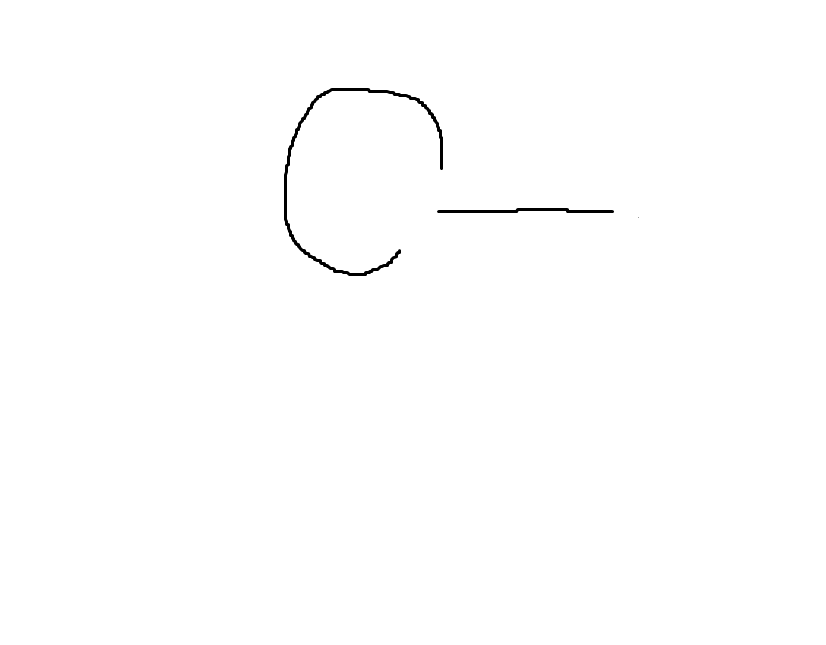
#> input picture img/image_4.png, 826 x 645 px
$ jupyter execute drawing.ipynb
#> lines starting #> are read from the running program, lines starting #| are printed output that depends on the picture; after the words box and inside, x2 and y2 are one past the last pixel; in counts of white or black regions, pixels touching at a corner belong together
[cell 1]
import cv2
import numpy as np
import matplotlib.pyplot as plt
from scipy.interpolate import interp1d

[cell 2]
img_path = "./img/image_4.png"
img = cv2.imread(img_path, cv2.IMREAD_GRAYSCALE)
#> img is the input picture: shape (645, 826); min 0, max 255, mean 254
_, binary = cv2.threshold(img, 127, 255, cv2.THRESH_BINARY_INV)
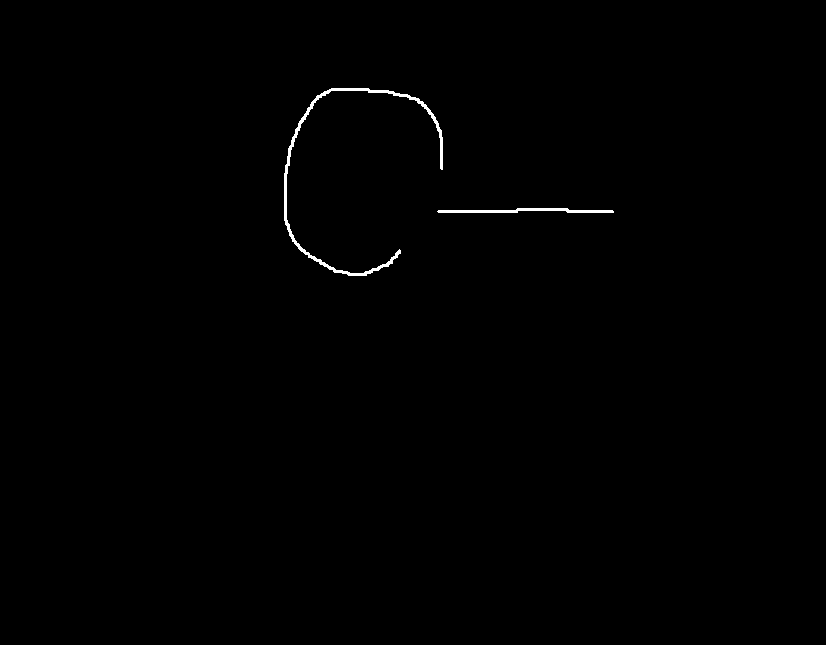
#> binary: shape (645, 826); 0.38% white; 2 white regions

contours, _ = cv2.findContours(binary, cv2.RETR_EXTERNAL, cv2.CHAIN_APPROX_NONE)
#> contours = 2 contours; box (x1, y1, x2, y2) and area: (284, 88, 443, 276) 1057, (437, 208, 614, 213) 357
contour = max(contours, key=cv2.contourArea)
#> contour = contour of 890 points, box (x1, y1, x2, y2) (284, 88, 443, 276), area 1057
points = contour.squeeze()
#> points = 890 pairs, first value 284 to 442, second value 88 to 275

[cell 3]
plt.imshow(img, cmap="gray")
plt.title("Original Image")
plt.show()

[cell 4]
t = np.linspace(0, 1, len(points))
#> t = 890 values from 0 to 1
fx = interp1d(t, points[:, 0], kind='cubic')
fy = interp1d(t, points[:, 1], kind='cubic')

t_new = np.linspace(0, 1, 100)
x_new = fx(t_new)
#> x_new = 100 values, max 442 at index 84, min 284 at index 14, mean 348.2
y_new = fy(t_new)
#> y_new = 100 values, max 275 at index 26, min 87.97 at index 95, mean 169.1

trajectory = np.vstack([x_new, y_new]).T
#> trajectory = 100 pairs, first value 284 to 442, second value 87.97 to 275

[cell 5]
# plt.imshow(binary, cmap="gray_r")
plt.plot(trajectory[:, 0], trajectory[:, 1], marker="o", linestyle="-", color="black")
plt.title("Extracted Drawing Trajectory")
plt.show()

[cell 6]
# Re-load images after execution state reset
import cv2
import numpy as np
import matplotlib.pyplot as plt
from skimage.morphology import skeletonize

# Define image paths
image_path_1 = "./img/image_4.png"
image_path_2 = "./img/image_5.png"

# Read grayscale images
img1 = cv2.imread(image_path_1, cv2.IMREAD_GRAYSCALE)
img2 = cv2.imread(image_path_2, cv2.IMREAD_GRAYSCALE)
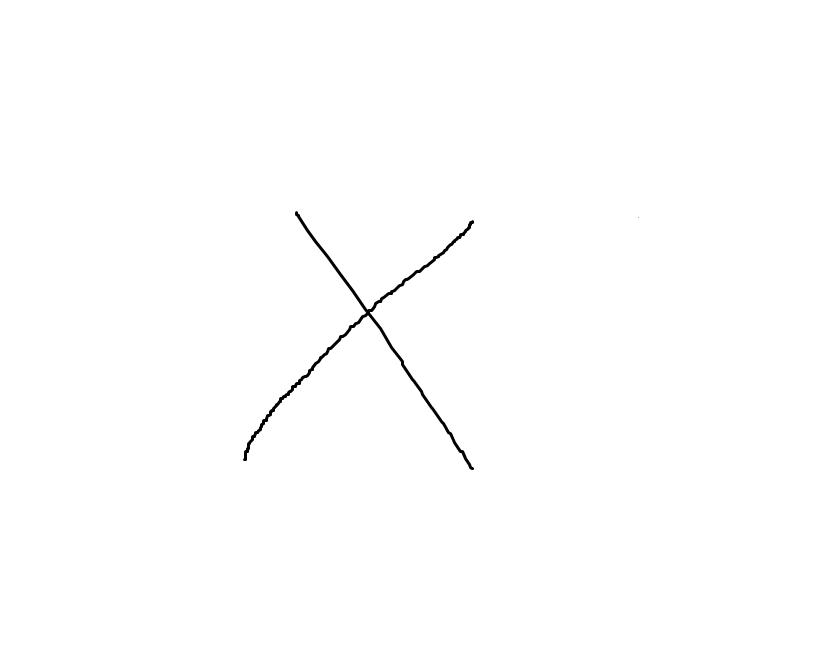
#> input picture img/image_5.png, 826 x 645 px
#> img2 is the input picture: shape (645, 826); min 0, max 255, mean 254

# Apply thresholding to invert colors (white background, black drawing)
_, binary1 = cv2.threshold(img1, 127, 255, cv2.THRESH_BINARY_INV)
_, binary2 = cv2.threshold(img2, 127, 255, cv2.THRESH_BINARY_INV)
#> binary2: shape (645, 826); 0.39% white in thin lines or dots, all inside (x1, y1, x2, y2) = (243, 211, 474, 470)

# Normalize for skimage
binary1[binary1 > 0] = 1
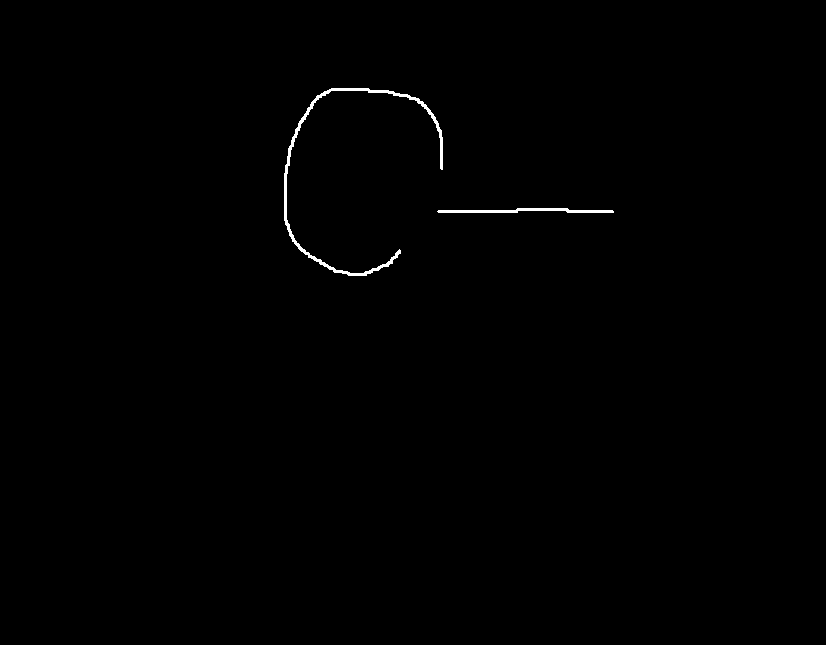
#> binary1: shape (645, 826); values 0 (black) and 1 (white), 0.38% white; 2 white regions, box (x1, y1, x2, y2) and area: (284, 88, 443, 276) 1503, (437, 208, 614, 213) 535
binary2[binary2 > 0] = 1
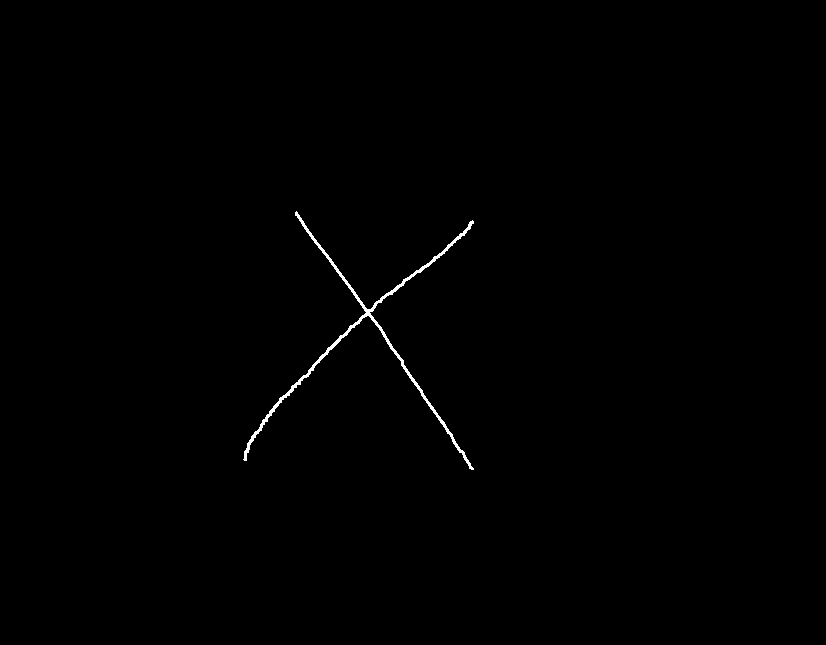
#> binary2: shape (645, 826); values 0 (black) and 1 (white), 0.39% white in thin lines or dots, all inside (x1, y1, x2, y2) = (243, 211, 474, 470)

# Perform skeletonization
skeleton1 = skeletonize(binary1)
#> skeleton1: shape (645, 826) bool; 0.11% white in thin lines or dots, all inside (x1, y1, x2, y2) = (285, 89, 613, 275)
skeleton2 = skeletonize(binary2)
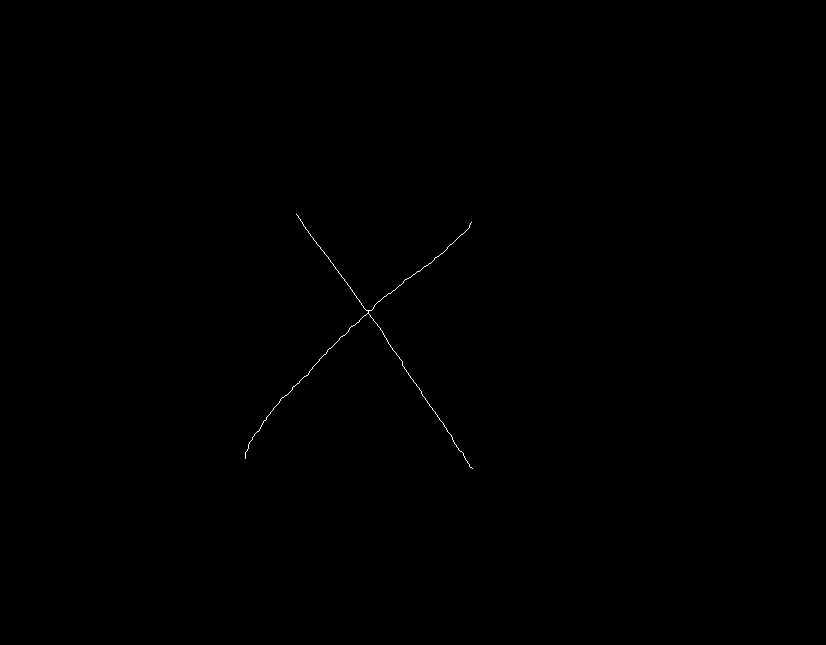
#> skeleton2: shape (645, 826) bool; 0.1% white in thin lines or dots, all inside (x1, y1, x2, y2) = (245, 214, 473, 469)

# Extract skeleton pixel coordinates
y1, x1 = np.where(skeleton1 == 1)
#> y1 = 603 values from 89 to 274; x1 = 603 values, max 612 at index 461, min 285 at index 248, mean 399.4
y2, x2 = np.where(skeleton2 == 1)
#> y2 = 532 values from 214 to 468; x2 = 532 values, max 472 at index 531, min 245 at index 507, mean 366.9

# Convert to coordinate format
points1 = np.vstack((x1, y1)).T
#> points1 = 603 pairs, first value 285 to 612, second value 89 to 274
points2 = np.vstack((x2, y2)).T
#> points2 = 532 pairs, first value 245 to 472, second value 214 to 468

# Display the skeletonized images to inspect differences
fig, axes = plt.subplots(1, 2, figsize=(10, 5))
axes[0].imshow(skeleton1, cmap="gray")
axes[0].set_title("Skeleton - Image 1")
axes[1].imshow(skeleton2, cmap="gray")
axes[1].set_title("Skeleton - Image 2")
plt.show()

# # Check the number of extracted points in each image
# (len(points1), len(points2))

[cell 7]
import cv2
import numpy as np
import matplotlib.pyplot as plt

# 读取手绘图
img_path = "./img/image_1.png"
img = cv2.imread(img_path, cv2.IMREAD_GRAYSCALE)
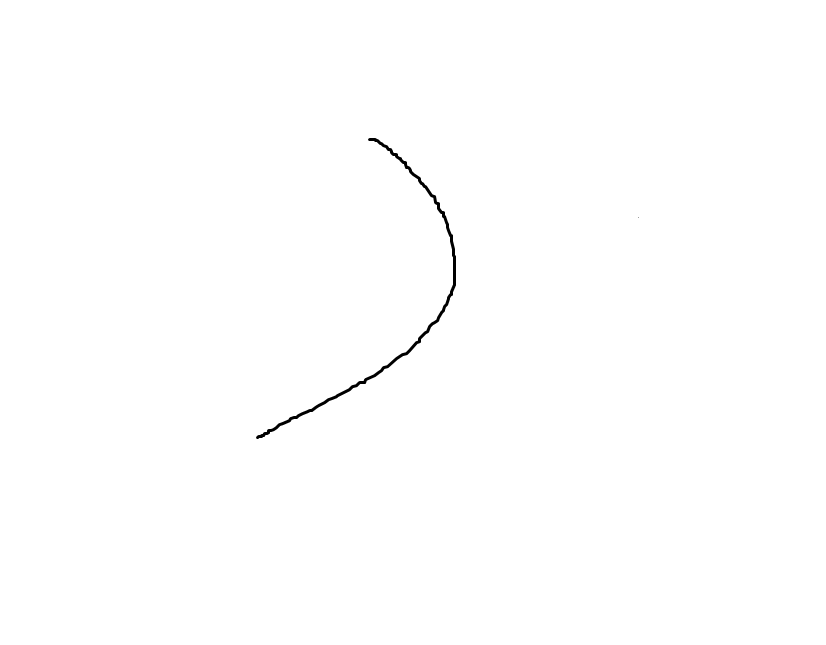
#> input picture img/image_1.png, 826 x 645 px
#> img is the input picture: shape (645, 826); min 0, max 255, mean 254.3

# 反色（白底黑画）
img = cv2.bitwise_not(img)

# 二值化
_, binary = cv2.threshold(img, 128, 255, cv2.THRESH_BINARY)
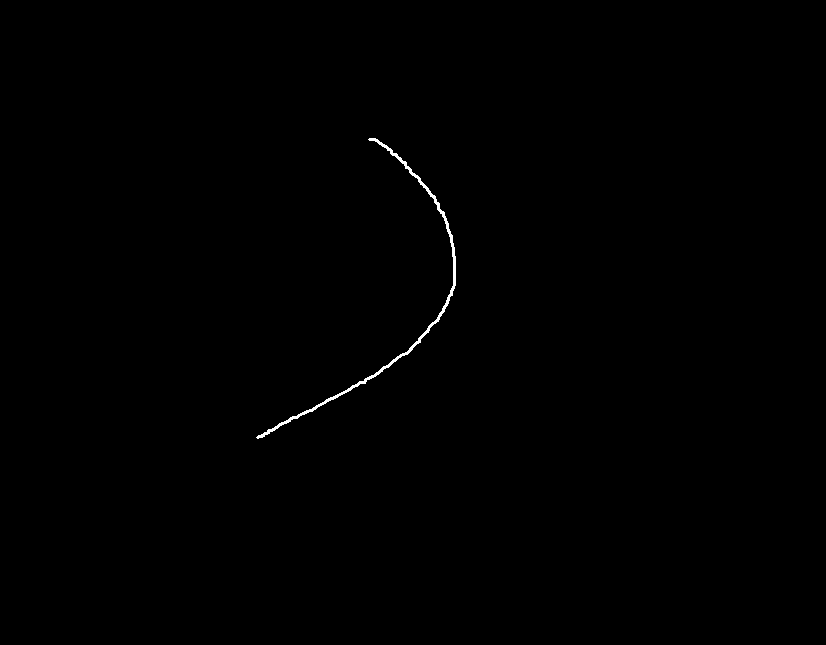
#> binary: shape (645, 826); 0.25% white in thin lines or dots, all inside (x1, y1, x2, y2) = (256, 138, 456, 439)

# 轮廓检测
contours, _ = cv2.findContours(binary, cv2.RETR_EXTERNAL, cv2.CHAIN_APPROX_SIMPLE)
#> contours = 1 contour; box (x1, y1, x2, y2) and area: (256, 138, 456, 439) 953

# 提取轨迹点
all_points = []
for contour in contours:
    for point in contour:
        x, y = point[0]
        all_points.append((x, y))
#> this loop made 1 pass
#> after the loop, all_points = 435 pairs, first value 256 to 455, second value 138 to 438

# 可视化轨迹
plt.scatter(*zip(*all_points), s=2)
plt.gca().invert_yaxis()
plt.show()
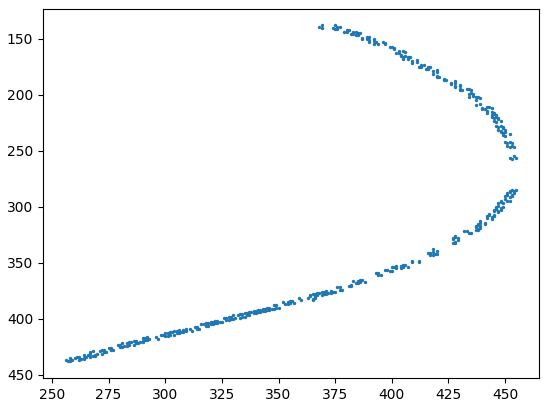
#> figure drawn by matplotlib, 1 panel

[cell 8]
# 计算相对位移 Δx, Δy
strokes = []
prev_x, prev_y = all_points[0]
#> prev_x = 369; prev_y = 138
for x, y in all_points[1:]:
    dx = x - prev_x
    dy = y - prev_y
    strokes.append([dx, dy, 1, 0, 0])  # 继续画
    prev_x, prev_y = x, y
#> this loop made 434 passes
#> (x, y, dx, dy, prev_x, prev_y) on passes 1 to 3: (368, 139, -1, 1, 368, 139), (369, 140, 1, 1, 369, 140), (374, 140, 5, 0, 374, 140)
#> after the loop, strokes = 434 items, first 6: [-1, 1, 1, 0, 0], [1, 1, 1, 0, 0], [5, 0, 1, 0, 0], [1, 1, 1, 0, 0], [1, 0, 1, 0, 0], [3, 3, 1, 0, 0]

# 结束标志
strokes[-1][-1] = 1  # 最后一个点设为结束

print(strokes[:10])  # 预览数据
#| [[-1, 1, 1, 0, 0], [1, 1, 1, 0, 0], [5, 0, 1, 0, 0], [1, 1, 1, 0, 0], [1, 0, 1, 0, 0], [3, 3, 1, 0, 0], [1, 0, 1, 0, 0], [2, 2, 1, 0, 0], [1, 0, 1, 0, 0], [1, 1, 1, 0, 0]]

[cell 9]
import cv2
import numpy as np

# 读取图片
img = cv2.imread(img_path, cv2.IMREAD_GRAYSCALE)
_, binary = cv2.threshold(img, 128, 255, cv2.THRESH_BINARY)
#> binary: shape (645, 826); 99.7% white; 1 black region, box (x1, y1, x2, y2) and area: (256, 138, 456, 439) 1394

# 轮廓检测
contours, _ = cv2.findContours(binary, cv2.RETR_EXTERNAL, cv2.CHAIN_APPROX_SIMPLE)
#> contours = [[[0, 0], [0, 644], [825, 644], [825, 0]]]

# 采样轨迹点
sketch_data = []
for contour in contours:
    for i in range(1, len(contour)):
        x1, y1 = contour[i - 1][0]
        x2, y2 = contour[i][0]
        dx, dy = x2 - x1, y2 - y1
        sketch_data.append([dx, dy, 1, 0, 0])
#> this loop made 1 pass
#> contour on pass 1: [[0, 0], [0, 644], [825, 644], [825, 0]]
#> after the loop, sketch_data = [[0, 644, 1, 0, 0], [825, 0, 1, 0, 0], [0, -644, 1, 0, 0]]

sketch_data[-1][-1] = 1  # 结束符
print(sketch_data[:10])  # 预览
#| [[0, 644, 1, 0, 0], [825, 0, 1, 0, 0], [0, -644, 1, 0, 1]]

[cell 10]
all_points = []
for contour in contours:
    for point in contour:
        x, y = point[0]
        all_points.append((x, y))
#> after the loop, all_points = [(0, 0), (0, 644), (825, 644), (825, 0)]

# 可视化轨迹
plt.scatter(*zip(*all_points), s=2)
plt.gca().invert_yaxis()
plt.show()

[cell 11]
# 读取手绘图片
img_path = "./img/image_2.png"
img = cv2.imread(img_path, cv2.IMREAD_GRAYSCALE)
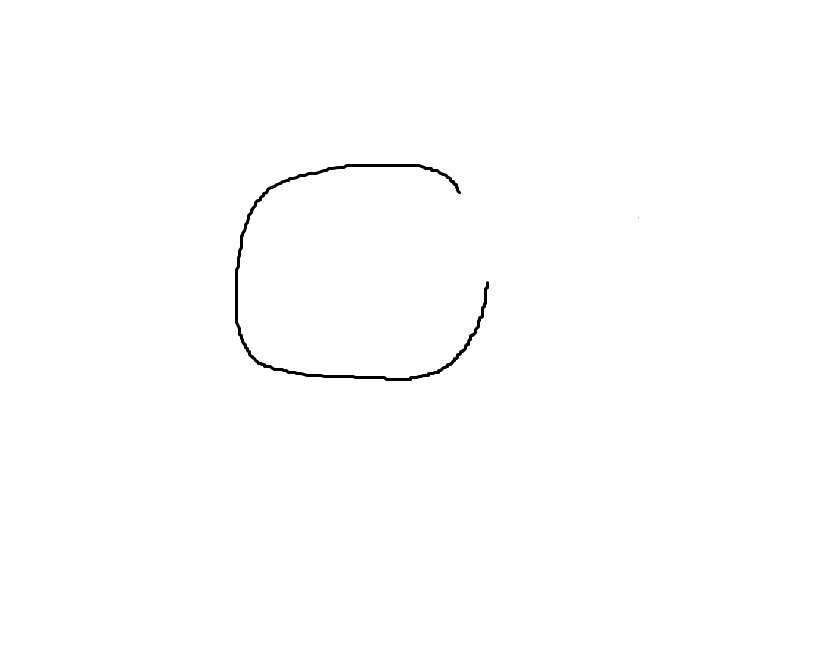
#> input picture img/image_2.png, 826 x 645 px
#> img is the input picture: shape (645, 826); min 0, max 255, mean 254

# 转换为黑白二值图
_, binary = cv2.threshold(img, 128, 255, cv2.THRESH_BINARY)
#> binary: shape (645, 826); 99.6% white; 1 black region, box (x1, y1, x2, y2) and area: (235, 164, 489, 381) 2197

# 保存为 PBM 格式
pbm_path = "./PBM/image_1.pbm"
cv2.imwrite(pbm_path, binary)
#> Out = True
